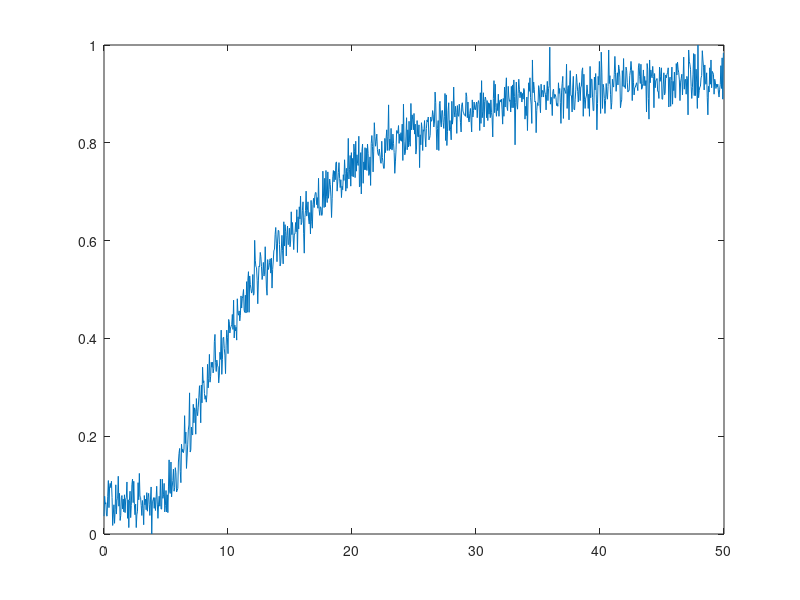

Reproduce this figure in MATLAB. (Note: this script raises an error after producing the figure.)
% d)

clear;
clc;
close all;

dados = load('dadosordem1.txt');

ts = dados(:,1); 

entrada = dados(:,2); 
saida = dados(:,3);

k = mean(dados(end-20:end));
kNormalizado = k/k;

entradaNormalizada = (entrada - 0)/(max(entrada) - 0);
saidaNormalizada = (saida - min(saida))/(max(saida) - min(saida));

%-----------------------------------------------------------------

figure (1);
plot(ts, saidaNormalizada); %tetaZN e tauZN obstidos pelo gráfico

tetaZN = 6.1;
tauZN = 14.6;
s = tf('s');

numZN = k*exp(-s*tetaZN);
denZN = ((tauZN*s) + 1);

FtZN = numZN/denZN;
yFtZN = step(FtZN,ts);

mseZN = mean((saida - yFtZN).^2);
fprintf(' mseZN: %d \n',mseZN);
